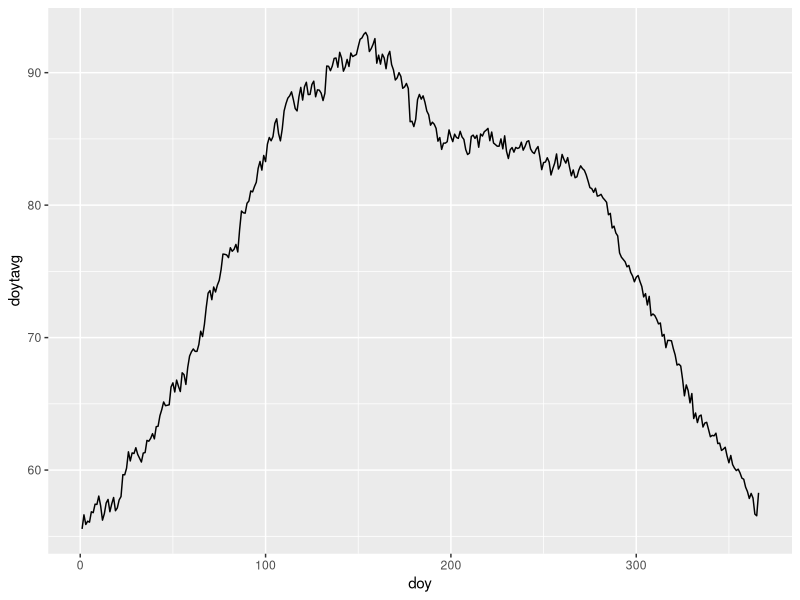
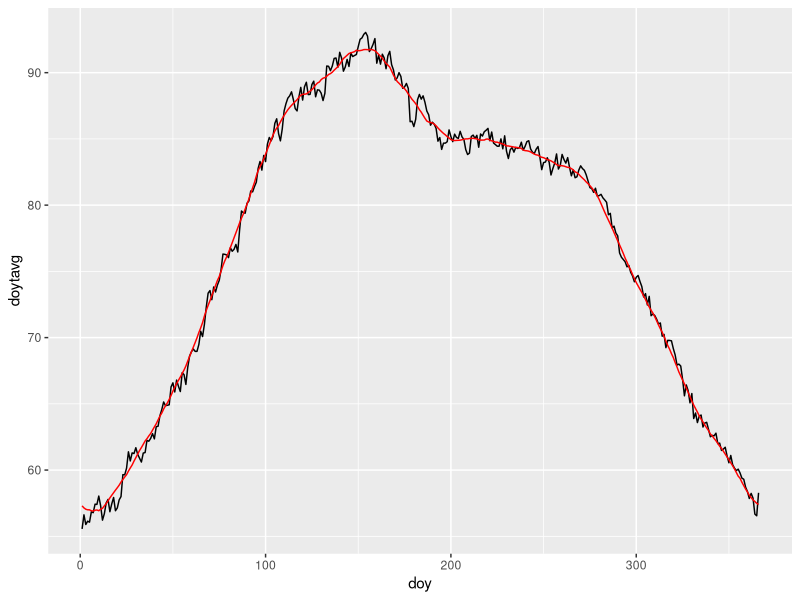
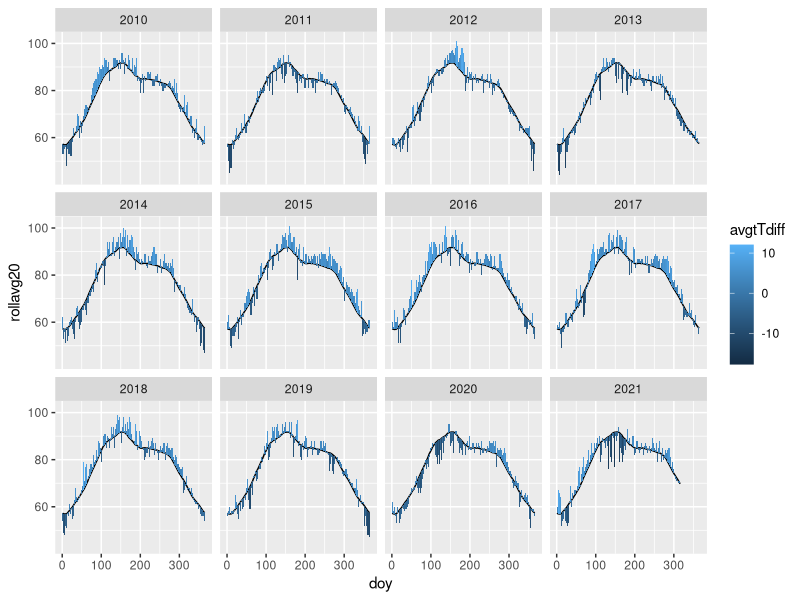
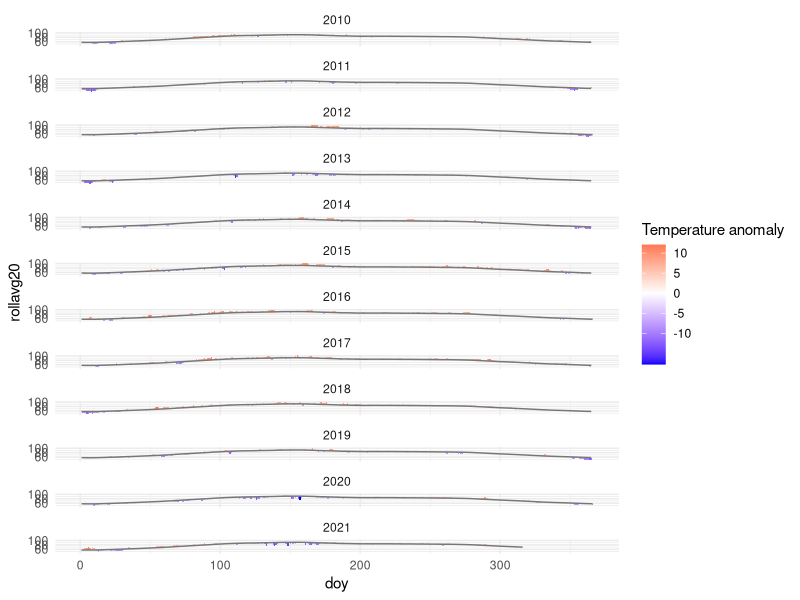
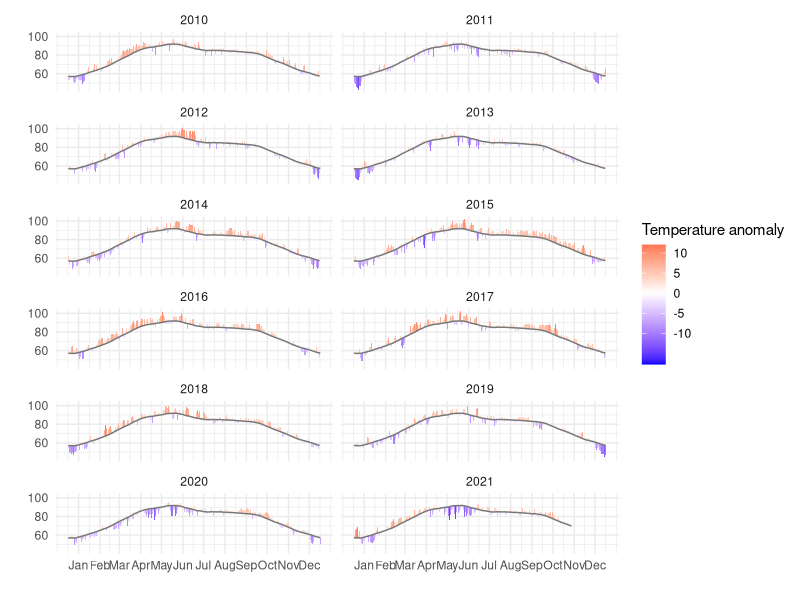
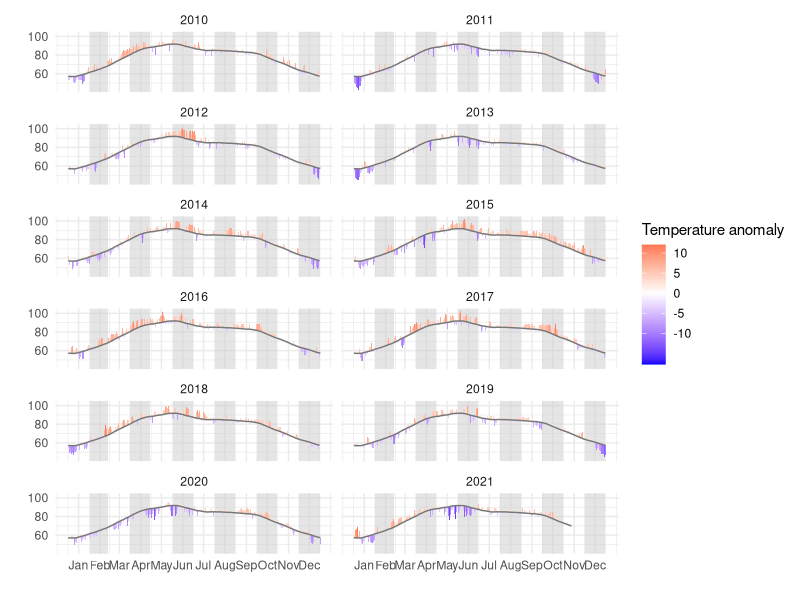
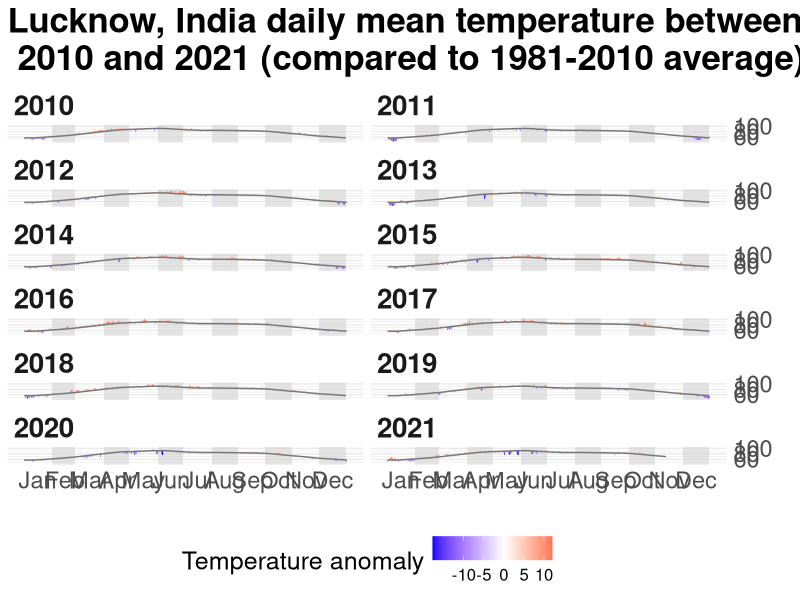

R code for these plots, in order:
## ---- chunk 1
library(dplyr)
library(ggplot2)
library(lubridate)
library(zoo)

## ---- chunk 2
weather_data <- read.csv("temp_data_lko.csv", stringsAsFactors = FALSE)

head(weather_data)

## ---- chunk 3

weather_data <- weather_data %>% 
  select("DATE", "TAVG")

weather_data$DATE <- as.Date(weather_data$DATE)

head(weather_data)

## ---- chunk 4

avg_temp <- weather_data %>% 
  filter(DATE>"1981-01-01" & DATE< "2010-01-01") %>% 
  filter(!(is.na(TAVG))) %>% 
  mutate(doy=yday(DATE)) %>% 
  group_by(doy) %>% #here we group by each day of all the years in the time period
  summarise(doytavg=mean(TAVG)) #now we calculate the average

head(avg_temp)
  
  

## ---- chunk 5

ggplot(avg_temp, aes(x = doy, y = doytavg))+
  geom_line()

## ---- chunk 6

avg_temp$rollavg20 <- rollmean(avg_temp$doytavg, 20, fill = c(NA, NA, NA), align = "center")

(avg_temp)

## ---- chunk 7

avg_temp <- avg_temp %>% 
  mutate(doy2=ifelse(doy>345, doy-366, doy))  %>% 
  arrange(doy2) %>% 
  mutate(rollavg_2=rollmean(doytavg, 20, fill = c(NA, NA, NA)))  %>% 
  mutate(rollavg20=ifelse(is.na(rollavg20), rollavg_2, rollavg20)) %>%  
select(-c("doy2", "rollavg_2")) 

(avg_temp)
## ---- chunk 8

ggplot(avg_temp, aes(x = doy))+
  geom_line(aes(y = doytavg))+
  geom_line(aes(y = rollavg20), color="red")

## ---- chunk 9

avg_temp10now <- weather_data %>% 
  filter(DATE>"2009-12-31") %>% 
  mutate(doy=yday(DATE)) %>% 
  mutate(year=year(DATE)) %>% 
  left_join(avg_temp, by = "doy") %>% 
  mutate(avgtTdiff=TAVG-rollavg20)


head(avg_temp10now)

## ---- chunk 10

ggplot(avg_temp10now, aes(x = doy, y = rollavg20), color="#777777")+
  geom_line()+
  geom_rect(aes(xmin=doy-0.5, xmax=doy+0.5, ymin=rollavg20, ymax=TAVG, fill=avgtTdiff))+
  facet_wrap(~year)
  

## ---- chunk 11
ggplot(avg_temp10now)+
  geom_rect(aes(xmin=doy-0.5, xmax=doy+0.5, ymin=rollavg20, ymax=TAVG, fill=avgtTdiff))+
  geom_line(aes(x = doy, y = rollavg20), color="#777777")+
  scale_fill_gradient2(low="blue", high="red", name="Temperature anomaly", breaks=c(10,5,0,-5,-10))+
  facet_wrap(~year, ncol=1)+
  theme_minimal()

## ---- chunk 12
midmonths <- seq(ymd("2019-01-16"), ymd("2019-12-16"), by="month")
midmonths <- yday(midmonths)

midmonths

## ---- chunk 13

ggplot(avg_temp10now)+
  geom_rect(aes(xmin=doy-0.5, xmax=doy+0.5, ymin=rollavg20, ymax=TAVG, fill=avgtTdiff))+
    geom_line(aes(x = doy, y = rollavg20), color="#777777")+
  facet_wrap(~year, ncol=2) +
  scale_fill_gradient2(low="blue", high="red", name="Temperature anomaly", breaks=c(10,5,0,-5,-10))+
  scale_x_continuous(breaks = midmonths, labels=c("Jan", "Feb", "Mar", "Apr", "May", "Jun", "Jul", "Aug", "Sep", "Oct", "Nov", "Dec"))+
  theme_minimal()+
  xlab("")+ylab("")


## ---- chunk 14

band_start <- seq(ymd("2019-02-01"), ymd("2019-12-01"), by="2 months") 
#converting dates to day of the year
band_start <- yday(band_start)

band_end <- seq(ymd("2019-03-01"), ymd("2020-01-01"), by="2 months")-1
#converting dates to day of the year
band_end <- yday(band_end)

#binding the start and end points for the rectangles
band <- cbind.data.frame(band_start, band_end)

head(band)

## ---- chunk 15

ggplot(avg_temp10now)+
  theme_minimal()+
  geom_rect(data = band, aes(xmin=band_start, xmax=band_end), ymin=40, ymax=110, fill="#cccccc", alpha=0.5)+
  geom_rect(aes(xmin=doy-0.5, xmax=doy+0.5, ymin=rollavg20, ymax=TAVG, fill=avgtTdiff))+
    geom_line(aes(x = doy, y = rollavg20), color="#777777")+
  facet_wrap(~year, ncol=2) +
  scale_fill_gradient2(low="blue", high="red", name="Temperature anomaly", breaks=c(10,5,0,-5,-10))+
  scale_x_continuous(breaks = midmonths, labels=c("Jan", "Feb", "Mar", "Apr", "May", "Jun", "Jul", "Aug", "Sep", "Oct", "Nov", "Dec"))+
  xlab("")+ylab("")

## ---- chunk 16
ggplot(avg_temp10now)+
  theme_minimal()+
  geom_rect(data = band, aes(xmin=band_start, xmax=band_end), ymin=40, ymax=110, fill="#cccccc", alpha=0.5)+
  geom_rect(aes(xmin=doy-0.5, xmax=doy+0.5, ymin=rollavg20, ymax=TAVG, fill=avgtTdiff))+
    geom_line(aes(x = doy, y = rollavg20), color="#777777")+
  facet_wrap(~year, ncol=2) +
  scale_fill_gradient2(low="blue", high="red", name="Temperature anomaly", breaks=c(10,5,0,-5,-10))+
  scale_x_continuous(breaks = midmonths, labels=c("Jan", "Feb", "Mar", "Apr", "May", "Jun", "Jul", "Aug", "Sep", "Oct", "Nov", "Dec"))+
  xlab("")+ylab("")+
  scale_y_continuous(position="right")+
  theme(
    axis.text = element_text(size = 17),
    legend.position = "bottom",
    legend.title = element_text(size = 18),
    legend.text = element_text(size = 12),
    panel.grid.minor.x = element_blank(),
    panel.grid.major.x = element_blank(),
    strip.text = element_text(hjust = 0, face = "bold", size = 20),
    plot.title = element_text(size = 25, face = "bold"),
    )+
  ggtitle("Lucknow, India daily mean temperature between \n 2010 and 2021 (compared to 1981-2010 average)")
 

